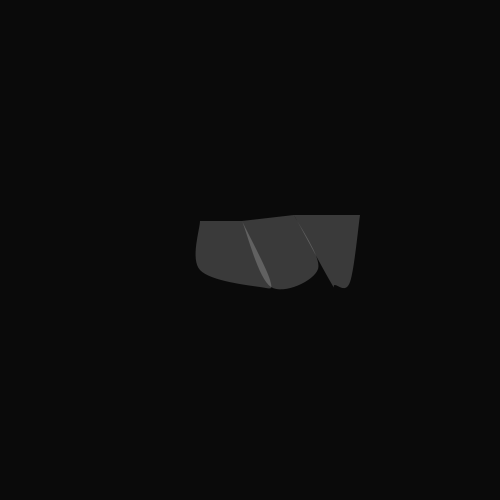
Frame 1 (no input)
Frame 60 (the mouse pressed at the canvas centre just before this capture): identical to frame 1, image omitted
Frame 120 (the mouse held since frame 60 and released just before this capture): identical to frame 1, image omitted

The Processing sketch that drew this single still picture (run headless with seeded random() and noise(); from frame 60 on, the mouse is pressed at the canvas centre):

// Processing sketch: week
// ── week.pde
int CENTRE;

void setup(){
  CENTRE = 400;
  size(500,500);
}
void draw(){
  background(10);
noStroke();
fill(255,50);
drawMonday();
drawTuesday();
drawWednesday();
}

void drawMonday(){
  beginShape();
    curveVertex(CENTRE-200, CENTRE-179);
    curveVertex(CENTRE-200, CENTRE-179);
    
    curveVertex(CENTRE-200,  CENTRE-130);

    curveVertex(CENTRE-140,  CENTRE-113);
        curveVertex(CENTRE-130,  CENTRE-120);

   curveVertex(CENTRE-158, CENTRE-179);
    curveVertex(CENTRE-158, CENTRE-179);
  endShape();
}
void drawTuesday(){
  beginShape();
    curveVertex(CENTRE-158, CENTRE-179);
    curveVertex(CENTRE-158, CENTRE-179);
    
    curveVertex(CENTRE-129,  CENTRE-113);
    curveVertex(CENTRE-82,  CENTRE-131);
    curveVertex(CENTRE-106,  CENTRE-185);
    curveVertex(CENTRE-106,  CENTRE-185);
  endShape();
}
void drawWednesday(){
    beginShape();
      curveVertex(CENTRE-106,  CENTRE-185);
    curveVertex(CENTRE-106,  CENTRE-185);
    curveVertex(CENTRE-70,  CENTRE-119);
        curveVertex(CENTRE-65,  CENTRE-115);
        curveVertex(CENTRE-50,  CENTRE-118);

    curveVertex(CENTRE-40,  CENTRE-185);
    curveVertex(CENTRE-40,  CENTRE-185);
    endShape();
}
void drawThursday(){
}
void drawFriday(){
}
void drawSaturday(){
}
void drawSunday(){
}
